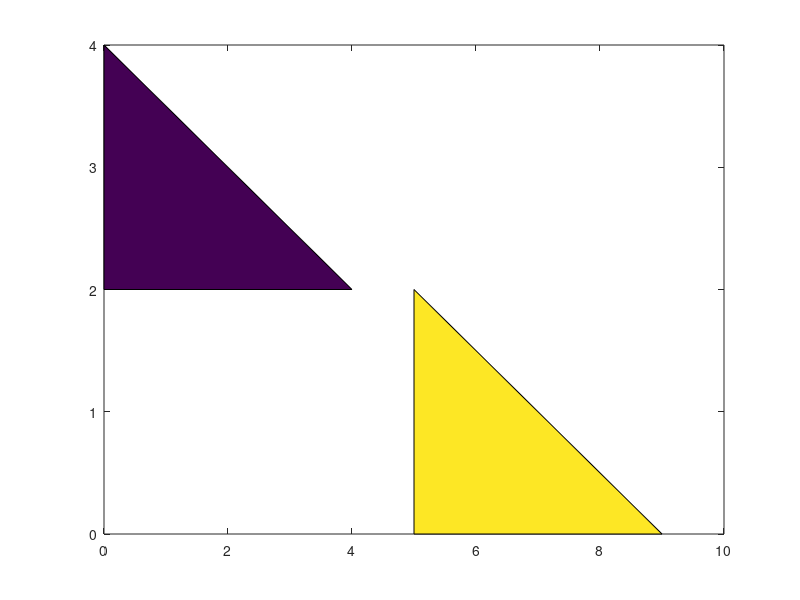

The MATLAB script that drew this image:
h = 0.001;
x = 0:h:8;
y = -1./6.*x.^3 + 1./120.*x.^5 - 1./5040.*x.^7 + 1./ 362880.*x.^9;
fun = @(x) -1./6.*x.^3 + 1./120.*x.^5 - 1./5040.*x.^7 + 1./ 362880.*x.^9;
format long

disp("左矩形")
z1 = sum(y(1:length(x)-1))

disp("右矩形")
z2 = sum(y(2:length(x)))

disp("梯形")
z3 = trapz(x,y)

disp("自适应辛普森")
z4 = integral(fun,0,8)

plot([x,0,0],[y,0,0],"b")

X = [0 5; 0 5; 4 9];
Y = [2 0; 4 2; 2 0];
C = [0 1];
fill(X,Y,C)